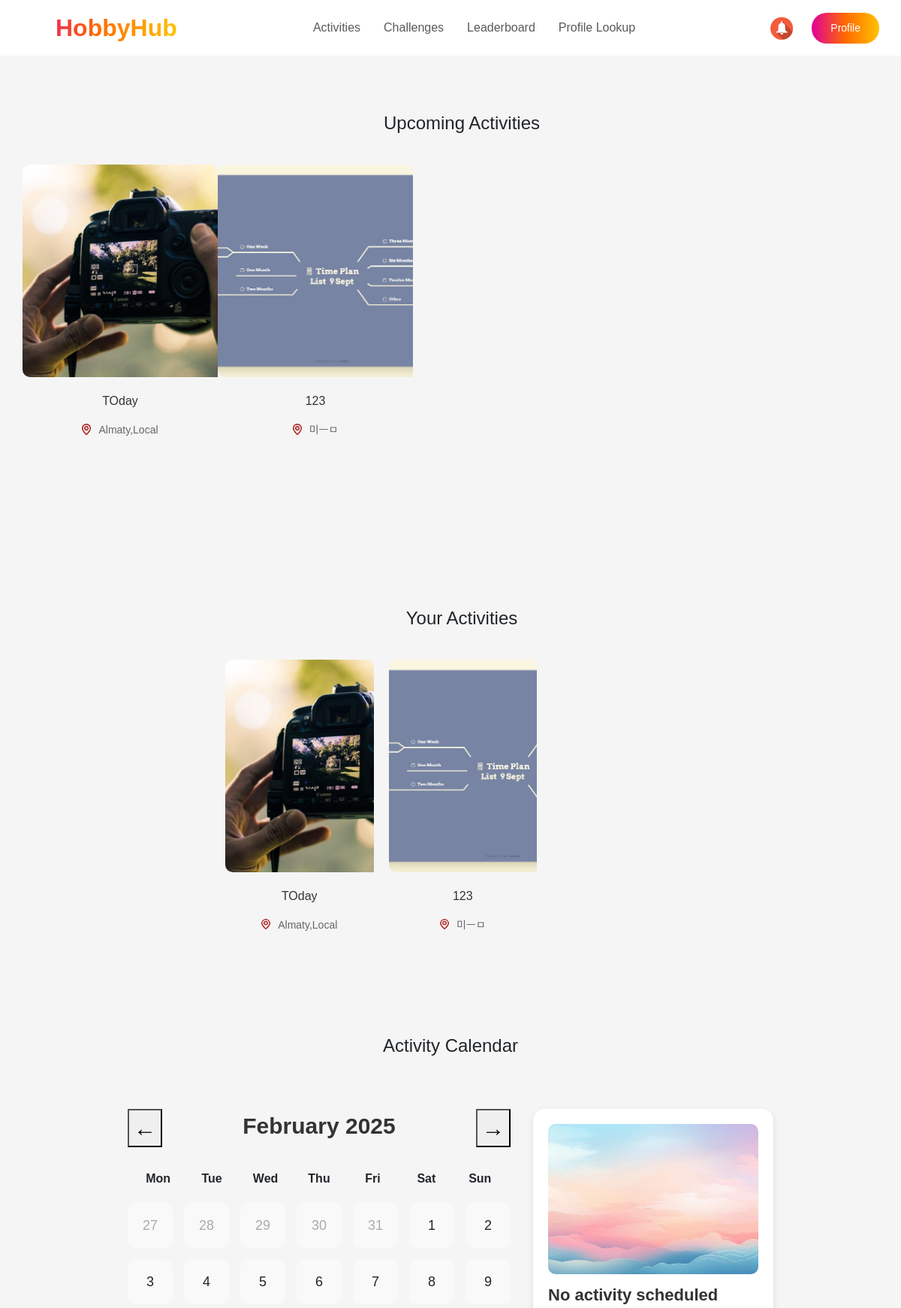
The app's page /user/ (signed in, upper part), older data.
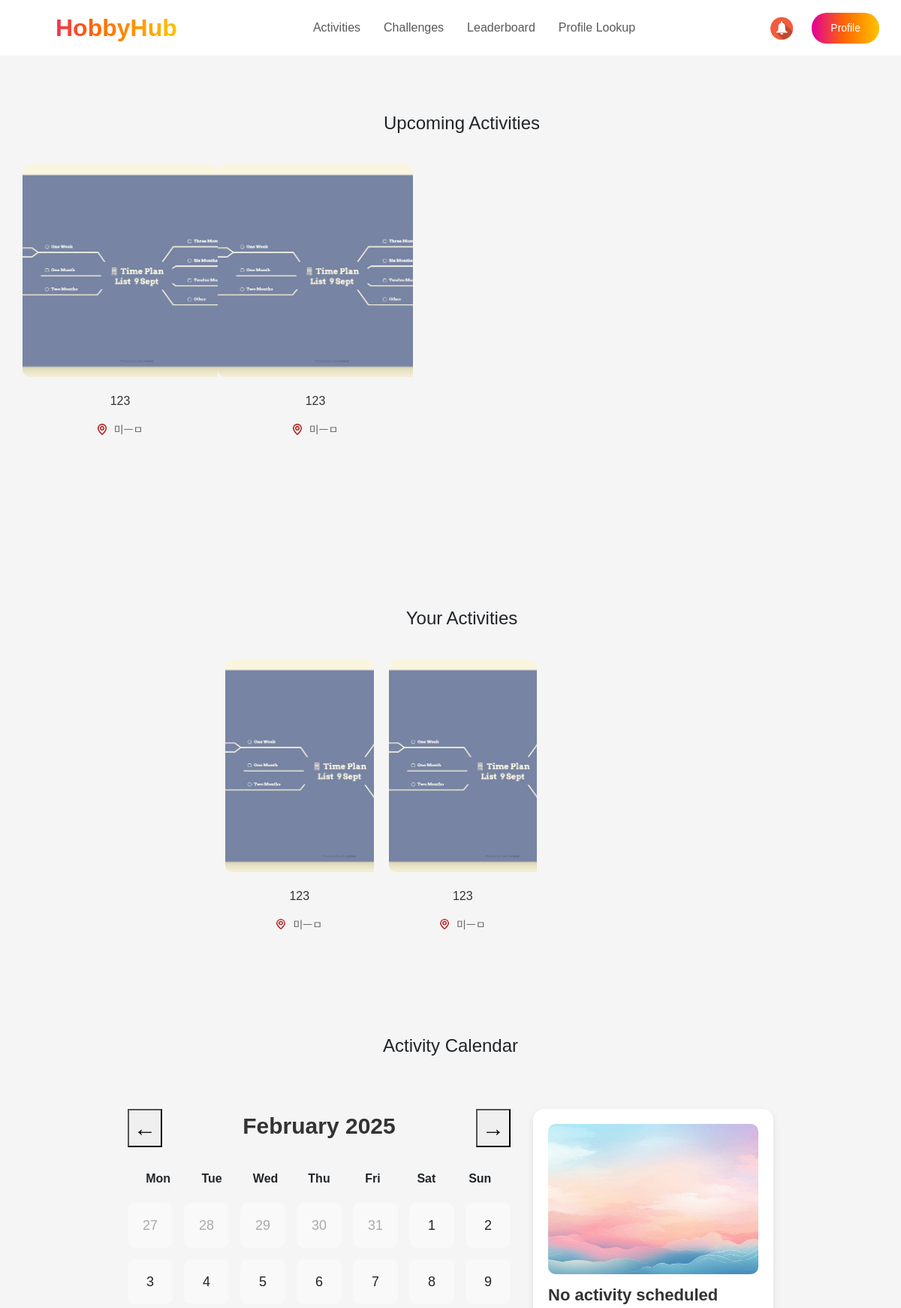
The same page, newer data.
### events/models.py (models this page shows, shortened)
class Event(models.Model):
    title = models.CharField(max_length=150)
    description = models.TextField()
    location = models.CharField(max_length=250)
    date = models.DateField()
    time = models.TimeField()
    hobbies = models.ManyToManyField(Hobby, related_name='events')  # Связь многие ко многим
    image = models.ImageField(upload_to='event_images/', null=True, blank=True)
    company = models.ForeignKey(
        Company,
        to_field='company_id',
        on_delete=models.CASCADE,
        verbose_name="Company"
    )
    diamonds = models.IntegerField(default=0, verbose_name="Diamonds")  # Новое поле
    quota = models.IntegerField(default=10, verbose_name="Quota")      # Новое поле
    participants = models.ManyToManyField(Employee, related_name='events', blank=True)

### events/views.py (the view)
# urls.py: path('user/', user_view, name='user_view'),
@role_required("employee")
@approval_required
def user_view(request):
    events = Event.objects.all()
    events_json = serialize('json', events, fields=('title', 'date', 'location', 'image'))
    events_data = json.loads(events_json)
    return render(request, 'user.html', {'events': events, 'events_data': events_data})

### events/views.py (called while the page is built)
def role_required(role):
    def decorator(view_func):
        @wraps(view_func)
        def wrapper(request, *args, **kwargs):
            if role == "employee" and not request.session.get("nickname"):
                return redirect(f"/sign_in/?next={request.get_full_path()}")
            if role == "organizer" and not request.session.get("company_id"):
                return redirect(f"/sign_in/?next={request.get_full_path()}")
            return view_func(request, *args, **kwargs)
        return wrapper
    return decorator

def approval_required(view_func):
    @wraps(view_func)
    def _wrapped_view(request, *args, **kwargs):
        nickname = request.session.get("nickname")
        if not nickname:
            return redirect("sign_in")  # Если нет сессии, отправляем на вход
        user = Employee.objects.filter(nickname=nickname).first()
        if not user or not user.is_approved:
            return redirect("")  # Если нет пользователя или он не подтвержден
        return view_func(request, *args, **kwargs)  # Выполняем целевую вьюху
    return _wrapped_view

### events/templates/user.html (shortened to what this page needs)
<!DOCTYPE html>
<html lang="en">
<head>
    {% load static %}
    <link rel="stylesheet" href="https://cdn.jsdelivr.net/npm/bootstrap@5.3.0/dist/css/bootstrap.min.css">
    <link rel="stylesheet" href="{% static 'css/all.css' %}">
    <link href="https://fonts.cdnfonts.com/css/gilroy-bold" rel="stylesheet">
    <link rel="stylesheet" href="https://cdn.jsdelivr.net/npm/swiper/swiper-bundle.min.css">
</head>
<body>
    <section class="header">
        <nav class="navbar navbar-expand-lg navbar-bold px-4  bg-white fixed-top">
            <a class="navbar-brand fw-bold gradient-text logo" href="#">HobbyHub</span></a>
            <div class="collapse navbar-collapse justify-content-center" id="navbarNav">
                <ul class="navbar-nav">
                    <li class="nav-item header-text"><a class="nav-link" href="{% url 'user_activities'%}">Activities</a></li>
                    <li class="nav-item header-text"><a class="nav-link" href="#">Challenges</a></li>
                    <li class="nav-item header-text"><a class="nav-link" href="#">Leaderboard</a></li>
                    <li class="nav-item header-text"><a class="nav-link" href="#">Profile Lookup</a></li>
                </ul>
            </div>
            <div class="d-flex">
                <a class="notifications"><img src="{% static 'images/bell.jpg' %}" alt="Notification"></a>
                <button class="btn btn-gradient"><a href="{% url 'user_profile'%}" style="text-decoration: none; color: #fff;">Profile</a></button>
            </div>
        </nav>
        </section>
    <section class="activities">
        <h2 class="title text-center">Upcoming Activities</h2>
        <div class="swiper-container">
            <div class="swiper-wrapper">
                {% for event in events %}
                <div class="swiper-slide">
                    <img class="actphoto" src="{{ event.image.url }}" alt="{{ event.title }}">
                    <p class="ptitle">{{ event.title }}</p>
                    <div class="location-part">
                        <img src="{% static 'images/locationpoint.jpg' %}" alt="Location">
                        <p class="plocat"> {{ event.location }}</p>
                    </div>
                </div>
            {% endfor %}
            </div>
        </div>
    </section>
    <section class="activities-your activities">
        <h2 class="title text-center">Your Activities</h2>
        <div class="swiper-container your-act">
            <div class="swiper-wrapper">
                {% for event in events|slice:":3" %}
                <div class="swiper-slide">
                    <img class="actphoto" src="{{ event.image.url }}" alt="{{ event.title }}">
                    <p class="ptitle">{{ event.title }}</p>
                    <div class="location-part">
                        <img src="{% static 'images/locationpoint.jpg' %}" alt="Location">
                        <p class="plocat"> {{ event.location }}</p>
                    </div>
                </div>
            {% endfor %}
            </div>
        </div>
    </section>
    <h2 class="title text-center">Activity Calendar</h2>
    <div class="calendar-container">
        <div class="calendar">
            <div class="calendar-header">
                <button class="prev-month">←</button>
                <div class="current-month-year"></div>
                <button class="next-month">→</button>
            </div>
            <div class="calendar-weekdays">
            </div>
            <div class="calendar-grid"></div>
        </div>
        <div class="activity-details">
            <img id="activity-image" src="{% static 'images/img0.png' %}" alt="Activity Image">
            <h3 id="activity-title">No activity scheduled</h3>
        </div>
    </div>
</body>
</html>

Row changes from the older to the newer data that the page shows:
removed Event: image (picture), title "TOday", location "Almaty,Local"
added Event: image (picture), title "123", location "미ㅡㅁ"
